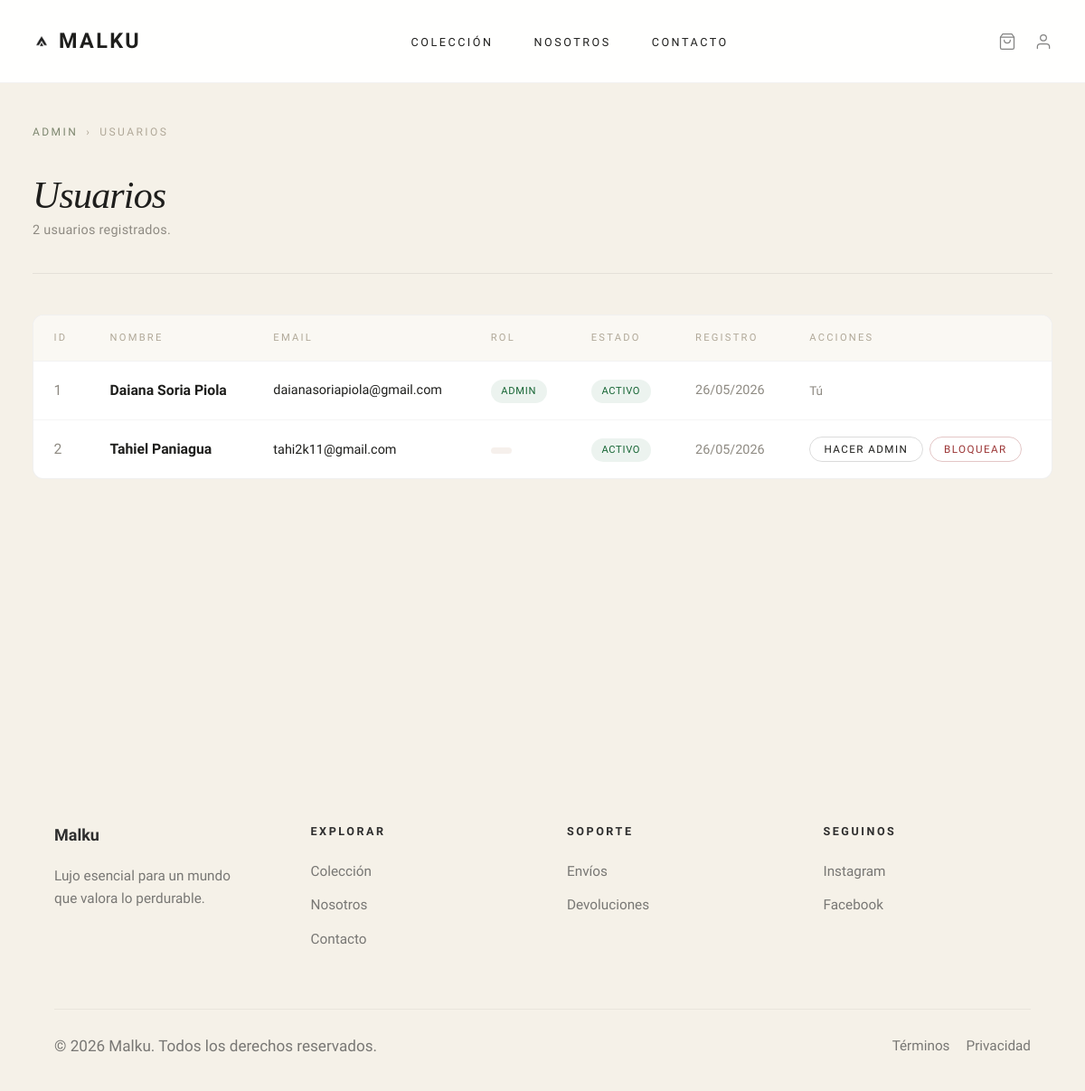
Screenshot of /public/admin/usuarios (signed in) with the database file from the repository.
### tables this page shows
CREATE TABLE `usuarios` (
  `id` int(11) NOT NULL,
  `nombre` varchar(100) NOT NULL,
  `apellido` varchar(100) NOT NULL,
  `email` varchar(150) NOT NULL,
  `password` varchar(255) NOT NULL,
  `telefono` varchar(30) DEFAULT NULL,
  `foto_perfil` varchar(255) DEFAULT NULL,
  `rol` enum('cliente','admin') DEFAULT 'cliente',
  `estado` enum('activo','bloqueado','pendiente') DEFAULT 'activo',
  `email_verificado` tinyint(1) DEFAULT 0,
  `token_recuperacion` varchar(255) DEFAULT NULL,
  `fecha_registro` timestamp NOT NULL DEFAULT current_timestamp(),
  `ultimo_acceso` timestamp NULL DEFAULT NULL,
  `updated_at` timestamp NOT NULL DEFAULT current_timestamp() ON UPDATE current_timestamp()
);

### app/controllers/admin/UsuarioAdminController.php (called while the page is built, shortened)
<?php
class UsuarioAdminController
{
    public function index()
    {
        try {
            $db       = (new Database())->conectar();
            $usuarios = $db->query(
                "SELECT * FROM usuarios ORDER BY fecha_registro DESC"
            )->fetchAll(PDO::FETCH_ASSOC);
        } catch (Exception $e) {
            $usuarios = [];
        }
        require_once __DIR__ . '/../../views/admin/usuarios/index.php';
    }
}

### public/index.php (called while the page is built, shortened)
<?php
require_once __DIR__ .
    '/../routes/web.php';

### app/views/admin/usuarios/index.php (the view, shortened to what this page needs)
<?php require_once __DIR__ . '/../../layouts/header.php'; ?>
<main class="admin-page">
<div class="admin-wrap">
    <nav class="admin-breadcrumb">
        <a href="<?= BASE_URL ?>/admin">Admin</a>
        <span>›</span>
        <span>Usuarios</span>
    </nav>
    <div class="admin-page-header">
        <div>
            <h1 class="admin-page-title">Usuarios</h1>
            <p class="admin-page-subtitle"><?= count($usuarios) ?> usuarios registrados.</p>
        </div>
    </div>
    <?php if (empty($usuarios)): ?>
    <div class="admin-empty"><p>No hay usuarios registrados.</p></div>
    <?php else: ?>
    <div class="admin-table-wrap">
        <table class="admin-table">
            <thead>
                <tr>
                    <th>ID</th>
                    <th>Nombre</th>
                    <th>Email</th>
                    <th>Rol</th>
                    <th>Estado</th>
                    <th>Registro</th>
                    <th>Acciones</th>
                </tr>
            </thead>
            <tbody>
            <?php foreach ($usuarios as $u): ?>
            <tr>
                <td style="color:#8e8a82"><?= $u['id'] ?></td>
                <td><strong><?= htmlspecialchars(($u['nombre'] ?? '') . ' ' . ($u['apellido'] ?? '')) ?></strong></td>
                <td style="font-size:0.8rem"><?= htmlspecialchars($u['email']) ?></td>
                <td>
                    <span class="badge <?= $u['rol'] === 'admin' ? 'badge--activo' : 'badge--pendiente' ?>">
                        <?= ucfirst($u['rol']) ?>
                    </span>
                </td>
                <td>
                    <span class="badge badge--<?= $u['estado'] ?? 'activo' ?>">
                        <?= ucfirst($u['estado'] ?? 'activo') ?>
                    </span>
                </td>
                <td style="font-size:0.8rem;color:#8e8a82">
                    <?= isset($u['fecha_registro']) ? date('d/m/Y', strtotime($u['fecha_registro'])) : '—' ?>
                </td>
                <td>
                    <?php if ($u['id'] != $_SESSION['usuario']['id']): ?>
                    <div class="table-actions">
                        <form method="POST" action="<?= BASE_URL ?>/admin/usuarios/cambiar-rol" style="display:inline">
                            <button type="submit" class="btn-admin-secondary btn-admin-sm">
                                <?= $u['rol'] === 'admin' ? 'Quitar admin' : 'Hacer admin' ?>
                            </button>
                        </form>
                        <form method="POST" action="<?= BASE_URL ?>/admin/usuarios/cambiar-estado" style="display:inline">
                            <button type="submit" class="btn-admin-danger btn-admin-sm">
                                <?= ($u['estado'] ?? 'activo') === 'activo' ? 'Bloquear' : 'Activar' ?>
                            </button>
                        </form>
                    </div>
                    <?php else: ?>
                    <span style="font-size:0.75rem;color:#8e8a82">Tú</span>
                    <?php endif; ?>
                </td>
            </tr>
            <?php endforeach; ?>
            </tbody>
        </table>
    </div>
    <?php endif; ?>
</div>
</main>
<?php require_once __DIR__ . '/../../layouts/footer.php'; ?>

### public/assets/css/admin/admin.css (style rules this page uses)
.admin-page { min-height: calc(100vh - 72px); background: #f5f1e8; padding: 2.5rem 2rem 5rem; }
.admin-wrap { max-width: 1240px; margin: 0 auto; }
.admin-breadcrumb { display: flex; align-items: center; gap: 0.5rem; font-size: 0.67rem; letter-spacing: 0.2em; text-transform: uppercase; color: #b0a898; margin-bottom: 2rem; }
.admin-breadcrumb a { color: #7d876f; text-decoration: none; transition: opacity 0.2s; }
.admin-page-header { display: flex; align-items: flex-end; justify-content: space-between; gap: 1.5rem; margin-bottom: 2.5rem; flex-wrap: wrap; padding-bottom: 2rem; border-bottom: 1px solid rgba(0, 0, 0, 0.07); }
.admin-page-title { font-family: 'Cormorant Garamond', serif; font-style: italic; font-weight: 300; font-size: clamp(2rem, 3.5vw, 2.8rem); color: #1e1e1c; margin: 0 0 0.2rem; letter-spacing: -0.02em; line-height: 1.1; }
.admin-page-subtitle { font-size: 0.8rem; color: #8e8a82; margin: 0; letter-spacing: 0.02em; }
.btn-admin, .btn-admin-secondary, .btn-admin-danger { display: inline-flex; align-items: center; gap: 0.4rem; padding: 0.65rem 1.3rem; border-radius: 999px; font-size: 0.7rem; font-weight: 500; letter-spacing: 0.12em; text-transform: uppercase; text-decoration: none; cursor: pointer; border: 1px solid transparent; transition: background 0.2s ease, transform 0.2s ease, opacity 0.2s ease; white-space: nowrap; font-family: inherit; line-height: 1; }
.btn-admin-secondary { background: transparent; color: #1e1e1c; border-color: rgba(0, 0, 0, 0.14); }
.btn-admin-danger { background: transparent; color: #9b3535; border-color: rgba(155, 53, 53, 0.28); }
.btn-admin-sm { padding: 0.4rem 0.85rem; font-size: 0.65rem; }
.admin-table-wrap { background: #fff; border: 1px solid rgba(0, 0, 0, 0.06); border-radius: 12px; overflow: hidden; margin-bottom: 1.5rem; }
.admin-table { width: 100%; border-collapse: collapse; }
.admin-table thead tr { border-bottom: 1px solid rgba(0, 0, 0, 0.05); background: rgba(245, 241, 232, 0.5); }
.admin-table th { padding: 0.9rem 1.25rem; text-align: left; font-size: 0.62rem; font-weight: 500; letter-spacing: 0.2em; text-transform: uppercase; color: #b0a898; white-space: nowrap; }
.admin-table td { padding: 1rem 1.25rem; font-size: 0.875rem; color: #1e1e1c; border-bottom: 1px solid rgba(0, 0, 0, 0.04); vertical-align: middle; }
.admin-table tr:last-child td { border-bottom: none; }
.admin-table tbody tr { transition: background 0.15s ease; }
.badge { display: inline-flex; align-items: center; padding: 0.22rem 0.65rem; border-radius: 20px; font-size: 0.62rem; font-weight: 500; letter-spacing: 0.06em; text-transform: uppercase; white-space: nowrap; }
.badge--activo, .badge--activa, .badge--pagado, .badge--entregado, .badge--respondido { background: rgba(22, 101, 52, 0.08); color: #166534; }
.badge--pendiente { background: rgba(146, 64, 14, 0.08); color: #92400e; }
.table-actions { display: flex; align-items: center; gap: 0.4rem; flex-wrap: nowrap; }

### public/assets/css/global/variables.css (style rules this page uses)
:root { --primary: #79836d; --secondary: #75786e; --tertiary: #927985; --neutral: #787774; --bone: #F5F1E8; --white: #ffffff; }

### public/assets/css/global/base.css (style rules this page uses)
html { font-size: 18px; scroll-behavior: smooth; }
body { font-family: 'Work Sans', sans-serif; background-color: #F5F1E8; color: #787774; line-height: 1.6; }
a { text-decoration: none; color: inherit; transition: all var(--transition); }
button, input, textarea, select { font-family: inherit; }

### public/assets/css/global/tipografia.css (style rules this page uses)
h1, h2, h3, h4 { font-weight: 300; color: #2e2e2e; }
h1 { font-size: 4.5rem; letter-spacing: -1px; }
p { font-size: 0.95rem; color: var(--neutral); }

### rows the page displays
usuarios: id "1", nombre+apellido "Daiana Soria Piola", email "daianasoriapiola@gmail.com", rol "ADMIN", estado "ACTIVO", fecha_registro "26/05/2026", shows "Tú"
usuarios: id "2", nombre+apellido "Tahiel Paniagua", email "tahi2k11@gmail.com", estado "ACTIVO", fecha_registro "26/05/2026", rol "HACER ADMIN", shows "BLOQUEAR"

### other values shown
count($usuarios) "2"
